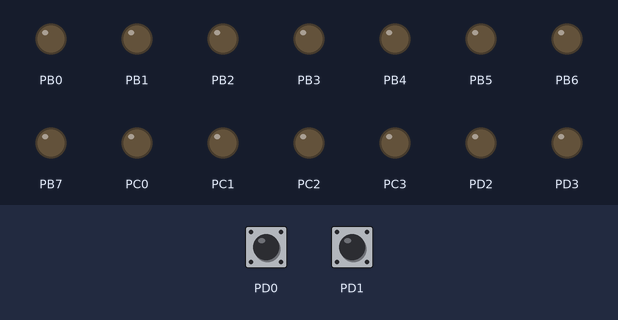
The program below on a simulated ATmega328P, built with avr-gcc and emulated at 16 MHz. Shown: output pins drawn as LEDs (lit = HIGH). Dashed ring = blinking. The test bench sets the inputs (shaded band); at power-on: PD0 HIGH, PD1 HIGH.

Above: at 1.2 s.
1.3 s: PD0 pulled LOW for 1 s
At 3.3 s:
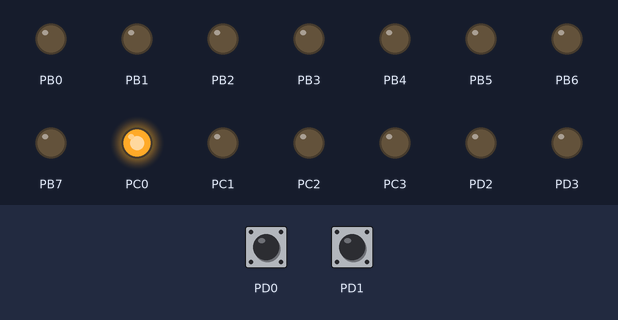
4.3 s: PD0 pulled LOW for 0.15 s
At 5.0 s:
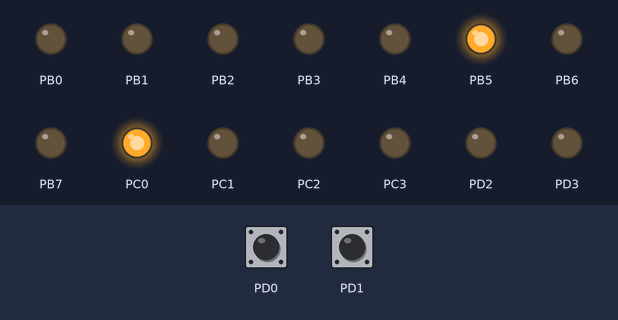
6.0 s: PD0 pulled LOW for 0.15 s
At 7.4 s:
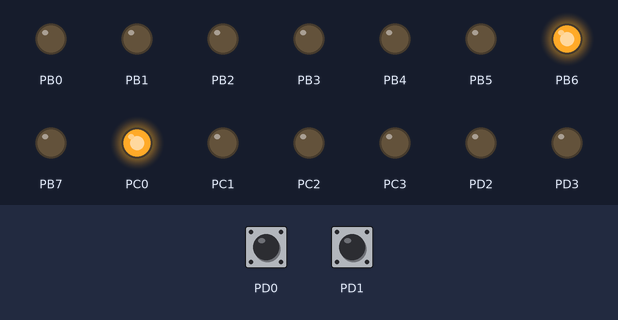
7.7 s: PD0 pulled LOW for 3.2 s
At 9.8 s:
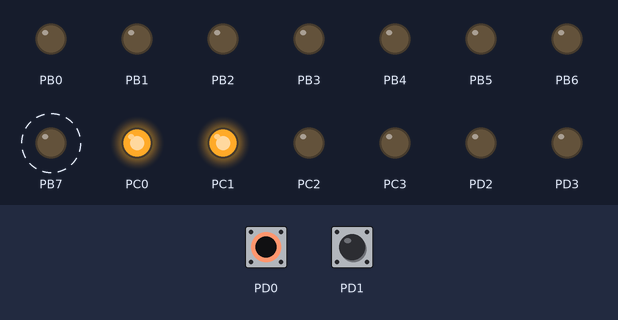
12.4 s: PD1 pulled LOW for 3.2 s
At 12.55 s:
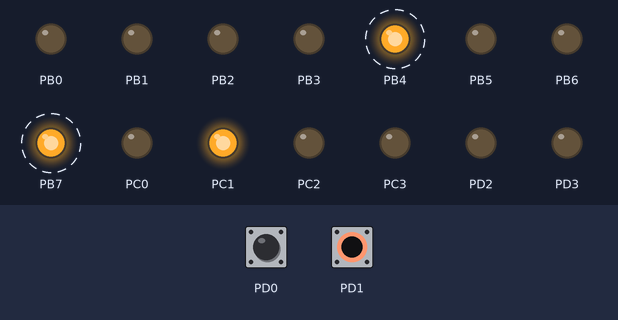
Timing chart, 0 to 16.9 s (numbered marks = the images above; inputs shaded):
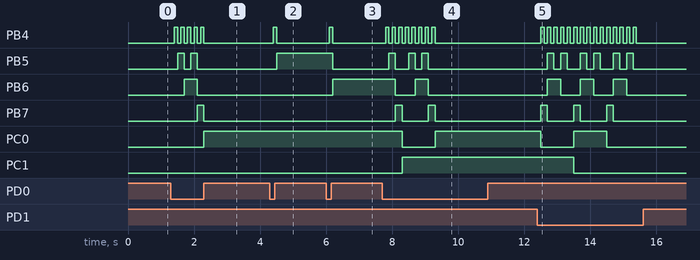

The program:

main.c
```c
/*
 * MateusPereiraSprint2Certo.c
 *
 * Created: 10/12/2021 16:12:17
 * Author : mmate
 */

#define F_CPU 16000000UL
#include <avr/io.h>
#include <util/delay.h>


int main(void)
{
	DDRB  = 0b11111111;
	DDRC  = 0b00001111;
	DDRD  = 0b11111100;
	PORTD = 0b00000011;

	/*
	N°  PC6 PC5 PC4 PC3
	0    0   0   0   0
	1    0   0   0   1
	2    0   0   1   0
	3    0   0   1   1
	4    0   1   0   0
	5    0   1   0   1
	6    0   1   1   0
	7    0   1   1   1
	8    1   0   0   0
	9    1   0   0   1
	*/

	uint8_t dezena=0, centena=0, out=0;
	//uint8_t unidade=0; caso queira controlar de +1 ou -1

    while (1)
    {
//////////////////////////////////// SE APERTAR O BOTÃO +10 CAI AQUI
		if (!(PIND & (1<<0)))
		{
			if (centena<3)
			{
				dezena++;
			}
			if (dezena==10)
			{
				if(centena<3)
				{
					centena++;
					dezena=0;
				}
				else
					{
						centena=3;
						dezena=0;
					}
			}
		}

//////////////////////////////////// SE APERTAR O BOTÃO -10 CAI AQUI
		if (!(PIND & (1<<1)))
		{
			if (dezena>0)
			{
				dezena--;
			}
			else
			{
				if (centena>0)
				{
					centena--;
					dezena=9;
				}
				else
				{
					dezena=0;
					centena=0;
				}
			}
		}

		_delay_ms(100);

		switch (dezena)
		{
		case 0:
			out = 0b00000000;
			break;
		case 1:
			out = 0b00010000;
			break;
		case 2:
			out = 0b00100000;
			break;
		case 3:
			out = 0b00110000;
			break;
		case 4:
			out = 0b01000000;
			break;
		case 5:
			out = 0b01010000;
			break;
		case 6:
			out = 0b01100000;
			break;
		case 7:
			out = 0b01110000;
			break;
		case 8:
			out = 0b10000000;
			break;
		case 9:
			out = 0b10010000;
			break;
		}
	PORTB = out;

	switch (centena)
	{
		case 0:
		out = 0b0000;
		break;
		case 1:
		out = 0b0001;
		break;
		case 2:
		out = 0b0010;
		break;
		case 3:
		out = 0b0011;
		break;
	}
	PORTC = out;

	}
}
```

Measured:
- after the input at 1.3 s, PB4: alternates HIGH for 0.10 s and LOW for 0.10 s, 10 changes in all, then stays LOW, starting after 0.10 s; PB5: alternates HIGH for 0.20 s and LOW for 0.20 s, 4 changes in all, then stays LOW, starting after 0.20 s
- after the input at 4.3 s, PB4: LOW → HIGH after 0.10 s, → LOW 0.10 s later; PB5: LOW → HIGH after 0.20 s
- after the input at 6.0 s, PB4: LOW → HIGH after 0.10 s, → LOW 0.10 s later; PB5: HIGH → LOW after 0.20 s; PB6: LOW → HIGH after 0.20 s
- after the input at 7.7 s, PB4: alternates HIGH for 0.10 s and LOW for 0.10 s, 16 changes in all, then stays LOW, starting after 0.10 s; PB5: goes HIGH 0.20 s, LOW 0.40 s, HIGH 0.20 s, LOW 0.20 s, HIGH 0.20 s, then LOW, starting after 0.20 s
- after the input at 12.4 s, PB4: alternates HIGH for 0.10 s and LOW for 0.10 s, 30 changes in all, then stays LOW, starting after 0.10 s; PB5: LOW → HIGH after 0.30 s, then repeats every 1.0 s: LOW 0.20 s, HIGH 0.20 s, LOW 0.40 s, HIGH 0.20 s, until it stays LOW from 15.3 s
